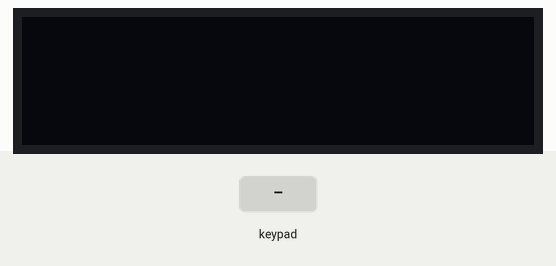
This sketch was run on a simulated ESP32. Shown: 128×32 one-colour display. Wiring (inferred from the names in the program): 4×4 keypad with keys 1 2 3 A 4 5 6 B 7 8 9 C * 0 # D (labels assumed): rows GPIO 13, GPIO 12, GPIO 14, GPIO 27; columns GPIO 33, GPIO 32, GPIO 26, GPIO 25. Inputs (shaded band) come from the test bench. What the sketch prints to the serial monitor is not drawn.

Above: at 1.2 s.
1.3 s: keypad keys 1 3 1 2 1 4 2 7 pressed 0.4 s apart
At 4.5 s:
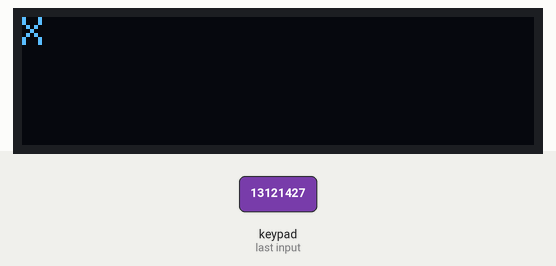
6.0 s: key '1' pressed
At 7.3 s:
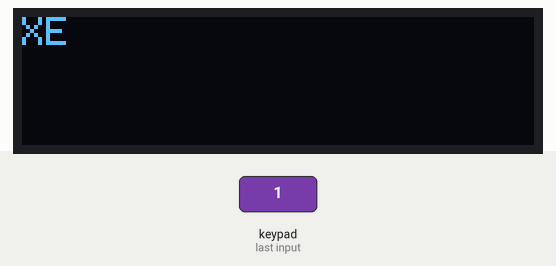
7.6 s: keypad keys 1 3 1 2 1 4 2 7 A pressed 0.4 s apart
At 12.2 s:
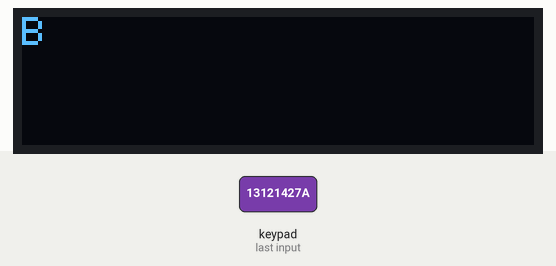
12.7 s: keypad keys 1 3 9 7 A pressed 0.4 s apart
At 14.8 s:
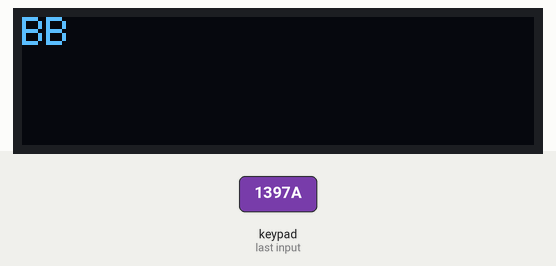
16.2 s: key '4' pressed
At 17.5 s:
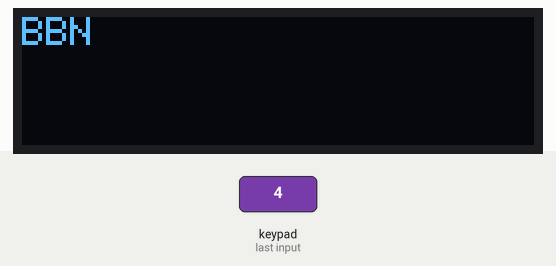
17.8 s: keypad keys A B C 2 pressed 0.4 s apart
At 20.4 s:
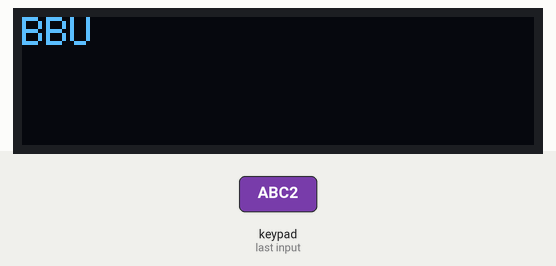
Timing chart, 0 to 21.9 s (numbered marks = the images above; inputs shaded):
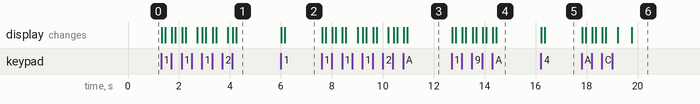

The sketch:

KeypadwithNokia2000Logic.ino
```cpp
#include <Adafruit_GFX.h>
#include <Adafruit_SSD1306.h>
// Define the keypad
#define DELAY 125
#define WAITING 1000
const int ROWS = 4;
const int COLS = 4;
bool CAPSLOCK = true;

String keys[ROWS][COLS] = {
  { " 1", "ABC2", "DEF3", "BACKSPACE" },
  { "GHI4", "JKL5", "MNO6", "CAPSLOCK" },
  { "PQRS7", "TUV8", "WXYZ9", "@" },
  { "+", "0", "-", "ENTER" }
};

unsigned long onclickTime = 0;
unsigned long onpressTime = 0;
int numPresses = 0;
String currentKey = "";
char currentchar = '\0';
String text = "";

// Define row and column
int rowPins[ROWS] = { 13, 12, 14, 27 };
int colPins[COLS] = { 26, 25, 33, 32 };

Adafruit_SSD1306 display(128, 32, &Wire, -1);

void setup() {
  Serial.begin(9600);
  display.begin(SSD1306_SWITCHCAPVCC, 0x3C);
  display.clearDisplay();
  display.display();
}

void loop() {

  for (int col = 0; col < COLS; col++) {

    pinMode(colPins[col], OUTPUT);
    digitalWrite(colPins[col], LOW);


    for (int row = 0; row < ROWS; row++) {
      pinMode(rowPins[row], INPUT_PULLUP);
      if ((millis() - onclickTime) > DELAY) {
        if (digitalRead(rowPins[row]) == LOW) {
          currentKey = keys[row][col];
          if (row == 0 && col == 3) {
            text.remove(text.length() - 1);
            delay(200);
          } else if (row == 1 && col == 3) {
            CAPSLOCK = !CAPSLOCK;
            Serial.print(CAPSLOCK);
          } else if (row == 3 && col == 3) {
            text += "\n";
            delay(200);
          } else {
            if ((millis() - onpressTime) < WAITING) {
              numPresses++;
              // Serial.print(numPresses);
            } else {
              numPresses = 0;
              // Serial.print(numPresses);
            }
            if (CAPSLOCK == false) {
              if (row == 3 || col == 3 || (row == 0 && col == 0)) {
                currentchar = currentKey.charAt(numPresses % currentKey.length());
                if (numPresses != 0) {
                  text.remove(text.length() - 1);
                  text += currentchar;
                } else {
                  text += currentchar;
                }
              } else {
                if (currentKey.charAt(numPresses % currentKey.length()) >= 'A' && currentKey.charAt(numPresses % currentKey.length()) <= 'Z'){
                currentchar = currentKey.charAt(numPresses % currentKey.length()) - ('A' - 'a');
                }
                else{
                  currentchar = currentKey.charAt(numPresses % currentKey.length());
                }
                if (numPresses != 0) {
                  text.remove(text.length() - 1);
                  text += currentchar;
                } else {
                  text += currentchar;
                }
              }
              // Serial.print(currentKey.charAt(numPresses % currentKey.length()));
            } else {
              currentchar = currentKey.charAt(numPresses % currentKey.length());
              if (numPresses != 0) {
                text.remove(text.length() - 1);
                text += currentchar;
              } else {
                text += currentchar;
              }
            }
            onpressTime = millis();
            onclickTime = millis();
          }
        }
      }
    }
    if ((millis() - onpressTime) > WAITING && currentchar != '\0') {
      text.remove(text.length() - 1);
      text += currentchar;
      currentchar = '\0';
      Serial.print(text);
      Serial.print("\n");
    }

    for (int row = 0; row < ROWS; row++) {
      pinMode(rowPins[row], OUTPUT);
      digitalWrite(rowPins[row], HIGH);
    }
    // Reset the current column to INPUT
    pinMode(colPins[col], INPUT);
  }
  display.clearDisplay();
  display.setTextSize(1);
  display.setTextColor(SSD1306_WHITE);
  display.setCursor(0, 0);
  display.println(text);
  display.display();
}
```

Measured:
- after the input at 1.3 s, the display: first changes at once (image 1 shows a later state)
- after the input at 6.0 s, the display: first changes at once (image 2 shows a later state)
- after the input at 7.6 s, the display: first changes at once (image 3 shows a later state)
- after the input at 12.7 s, the display: first changes at once (image 4 shows a later state)
- after the input at 16.2 s, the display: first changes at once (image 5 shows a later state)
- after the input at 17.8 s, the display: first changes at once (image 6 shows a later state)
